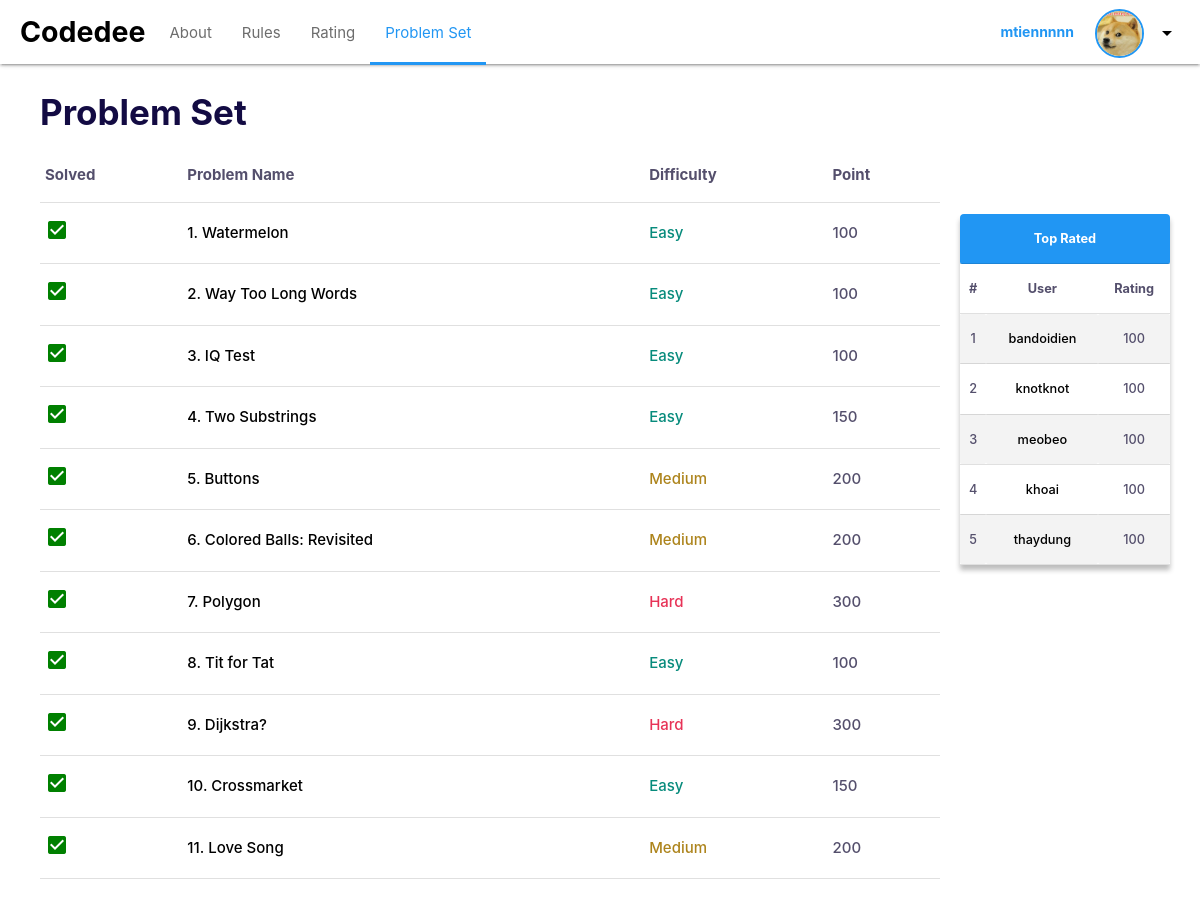
Screenshot of /problem_set/ (signed in) with the database file from the repository.
### home/models.py (models this page shows, shortened)
class User(AbstractUser):
    username = models.CharField(unique=True, max_length=200, null=True)
    bio = models.TextField(null=False, default="Hello Codedee User", blank=True)
    avatar = models.ImageField(null=True, default="avatar.png", blank=False)
    points = models.IntegerField(null=False, default=100, blank=False)

class Problem(models.Model):
    id = models.IntegerField(primary_key=True)
    problemName = models.CharField(unique=True, max_length=50, null=True)
    difficulty = models.CharField(null=True, max_length=15, blank=False)
    description = models.TextField(null=False, blank=False)
    short_des = models.TextField(null=True, blank=False)
    points = models.IntegerField(null=False, default=0, blank=False)
    icon = models.CharField(null=True, blank=False, max_length=30)

### home/views.py (the view)
# urls.py: path('problem_set/', views.problem_set, name='problem_set'),
@login_required(login_url='login')
def problem_set(request):
    user = User.objects.all().order_by('-points')
    problem = Problem.objects.all().order_by('id')
    context = {'users': user, 'problems': problem}
    return render(request, 'pages/problem_set.html', context)

### home/templates/pages/problem_set.html (shortened to what this page needs)
{% extends 'pages/index.html' %}
{% load markdown_extras %}
{% block main-container-content %}
    <div class="main-content">
        <h3 class="big-message-main-page">Problem Set</h3>
        <table>
            <thead>
              <tr>
                  <th>Solved</th>
                  <th>Problem Name</th>
                  <th>Difficulty</th>
                  <th>Point</th>
              </tr>
            </thead>
            <tbody>
              {% for problems in problems %}
              <tr>
                <td> <i style="color: green;" class="material-icons">check_box</i></td>
                <td><a class="problem_set_name" href="{% url 'problem' problems.id %}">{{problems.id}}. {{problems.problemName}}</a></td>
                <td class="{{problems.difficulty}}">{{problems.difficulty}}</td>
                <td>{{problems.points}}</td>
              </tr>
              {% endfor %}
            </tbody>
          </table>
        <br><br><br><br>
    </div>
    <div class="side-content">
        {% include 'pages/ranking_table.html' %}
    </div>
{% endblock %}

### home/templates/pages/navbar.html (shortened to what this page needs)
<div class="navbar-fixed">
    <nav>
      <div class="nav-wrapper white darken-2 custom-shadow">
        <a href="{% url 'index' %}" class="brand-logo black-text left">Codedee</a>
        <div class="nav-elements">
          <ul class="left">
            <li><a href="{% url 'about' %}" class="waves-effect waves-teal {% if request.resolver_match.url_name == 'about' %}blue-text active-nav-ele{% endif %}" style="color:#6D6D6D;">About</a></li>
            <li><a href="{% url 'rules' %}" class="waves-effect waves-teal {% if request.resolver_match.url_name == 'rules' %}blue-text active-nav-ele{% endif %}" style="color:#6D6D6D;">Rules</a></li>
            <li><a href="{% url 'ranking' %}" class="waves-effect waves-teal {% if request.resolver_match.url_name == 'ranking' %}blue-text active-nav-ele{% endif %}" style="color:#6D6D6D;">Rating</a></li>
            <li><a href="{% url 'problem_set' %}" class="waves-effect waves-teal {% if request.resolver_match.url_name == 'problem_set' %}blue-text active-nav-ele{% endif %}" style="color:#6D6D6D;">Problem Set</a></li>
          </ul>
          <ul class="right hide-on-med-and-down">
            {% if request.user.is_authenticated %}
              <li><a href="{% url 'profile' request.user.username %}" class="btn-flat sign-in-float-btn waves-effect waves-light" style="text-transform: none;margin-right: -10px;">{{request.user.username}}</a></li>
              <li>{% include 'pages/dropdown_profile.html' %}</li>
            {% else %}
              <li><a href="{% url 'login' %}" class="btn-flat sign-in-float-btn waves-effect waves-light" style="text-transform: none;margin-right: -10px;">Log in</a></li>
              <li><a href="{% url 'register' %}" class="waves-effect waves-light blue btn sign-up-btn">Register</a></li>
            {% endif %}
          </ul>
        </div>
      </div>
    </nav>
  </div>

### home/templates/pages/dropdown_profile.html (shortened to what this page needs)
    <div class="hmm">
        <div class="dropdown_header">
            <a href='{% url 'profile' request.user.username %}'>
                <div class="dropdown_avatar avatar--medium">
                    <img src="{{ request.user.avatar.url }}"/>
                </div>
            </a>
            <button class="dropdown-trigger" data-target="dropdown1">
                <i class="material-icons">arrow_drop_down</i>
            </button>
        </div>

### home/templates/pages/ranking_table.html
            <table class="centered ranking-table">
                <thead style="color:white;">
                  <tr>
                      <th colspan="3">Top Rated</th>
                  </tr>
                </thead>
                <tbody>
                  <tr style="font-weight:bold;">
                    <td>#</td>
                    <td>User</td>
                    <td>Rating</td>
                  </tr>
                  {% for users in users %}
                    {% if forloop.counter <= 5 %}
                  <tr>
                    <td>{{forloop.counter}}</td>
                    <td><a href="{% url 'profile' users.username %}">{{users.username}}</a></td>
                    <td>{{users.points}}</td>
                  </tr>
                    {% endif %}
                  {% endfor %}
                </tbody>
              </table>

### rows the page displays
User: user.username "mtiennnnn", user.avatar (picture)
Problem: id "1", problemName "Watermelon", difficulty "Easy", points "100"
Problem: id "2", problemName "Way Too Long Words", difficulty "Easy", points "100"
Problem: id "3", problemName "IQ Test", difficulty "Easy", points "100"
Problem: id "4", problemName "Two Substrings", difficulty "Easy", points "150"
Problem: id "5", problemName "Buttons", difficulty "Medium", points "200"
Problem: id "6", problemName "Colored Balls: Revisited", difficulty "Medium", points "200"
Problem: id "7", problemName "Polygon", difficulty "Hard", points "300"
Problem: id "8", problemName "Tit for Tat", difficulty "Easy", points "100"
Problem: id "9", problemName "Dijkstra?", difficulty "Hard", points "300"
Problem: id "10", problemName "Crossmarket", difficulty "Easy", points "150"
Problem: id "11", problemName "Love Song", difficulty "Medium", points "200"
User: username "bandoidien", points "100"
User: username "knotknot", points "100"
User: username "meobeo", points "100"
User: username "khoai", points "100"
User: username "thaydung", points "100"
